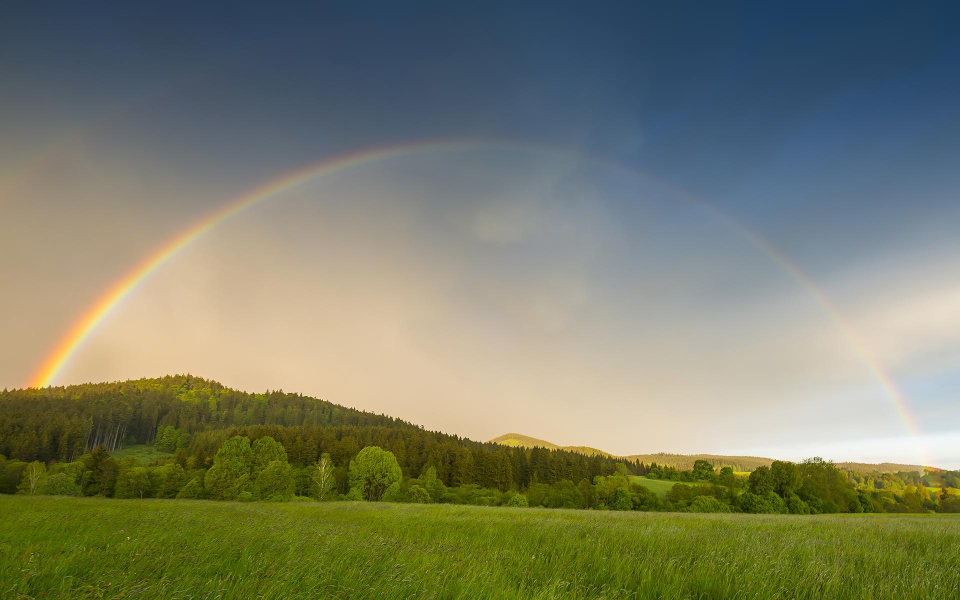
#> input picture GetColors_FE/src/assets/Green.jpg, 1920 x 1200 px (shown at 1/2 size); its folder holds only this picture in this run
$ python -i GetMeMyColor.py   (imports and definitions only)
#> lines starting #> are read from the running program, lines starting #| are printed output that depends on the picture
#!/usr/bin/env python
# coding: utf-8

# In[1]:


from bing_image_downloader import downloader
import cv2
from sklearn.cluster import KMeans
from collections import Counter
import matplotlib.pyplot as plt
import os


# In[22]:


colorz = []


# In[2]:


def downloadimagesBing(query):
    downloader.download(query, limit=5,  output_dir='BingImg', adult_filter_off=True, force_replace=False, timeout=60)


# In[23]:


def get_image(image_path):
    image = cv2.imread(image_path)
    image = cv2.cvtColor(image, cv2.COLOR_BGR2RGB)
    return image

def convert(color):
    return "#{:02x}{:02x}{:02x}".format(int(color[0]), int(color[1]), int(color[2]))

def get_colours (image):
    img = cv2.resize(image, (600, 400))
    img = img.reshape(img.shape[0] * img.shape[1], 3)
    cluster = KMeans(n_clusters = 3)
    labels = cluster.fit_predict(img)
    ct = Counter(labels)
    center = cluster.cluster_centers_
    order = [center[i] for i in ct.keys()]
    hex_color = [convert(order[i]) for i in ct.keys()]
    return hex_color

def get_eachImgColor(path):
#> called with path = '../GetColors_FE/src/assets/Green.jpg'
    global colorz
    image = cv2.imread(path)
#> image is the input picture: shape (1200, 1920, 3); mean B, G, R 103.3, 125.7, 121.4
    image = cv2.cvtColor(image, cv2.COLOR_BGR2RGB)
    img = get_image(path)
    colorz.extend(get_colours(img))
#> in get_colours, `img = cv2.resize(image, (600, 400))`:
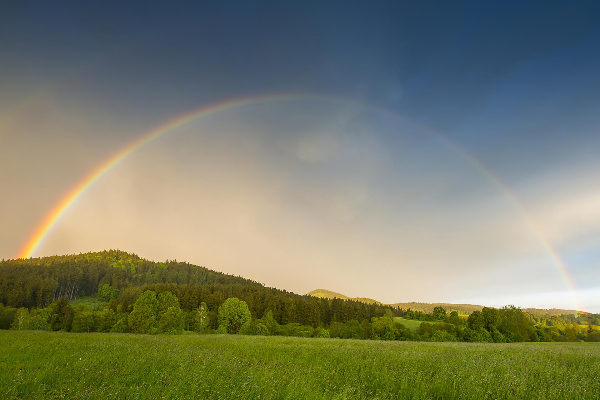
#> img: shape (400, 600, 3); mean R, G, B 121.5, 125.7, 103.3
#> in get_colours, `ct = Counter(labels)`: ct = {2: 83794, 0: 88203, 1: 68003}
#> in get_colours, `order = [center[i] for i in ct.keys()]`: order = [[72.9, 92.45, 113.3], [193.7, 181.9, 161.7], [87.42, 93.68, 15.23]]
#> in get_colours, `hex_color = [convert(order[i]) for i in ct.keys()]`: hex_color = ['#575d0f', '#485c71', '#c1b5a1']


# In[28]:


def fetchColors(query):
    global colorz
    colorz = []
    downloadimagesBing(query)
    myPath = os.path.abspath(os.getcwd())
    for i in range(1,6):
        pathI = myPath+f'\\BingImg\\{query}\\Image_{i}.jpg'
        get_eachImgColor(pathI)

    return colorz

>>> result = get_eachImgColor('../GetColors_FE/src/assets/Green.jpg')
